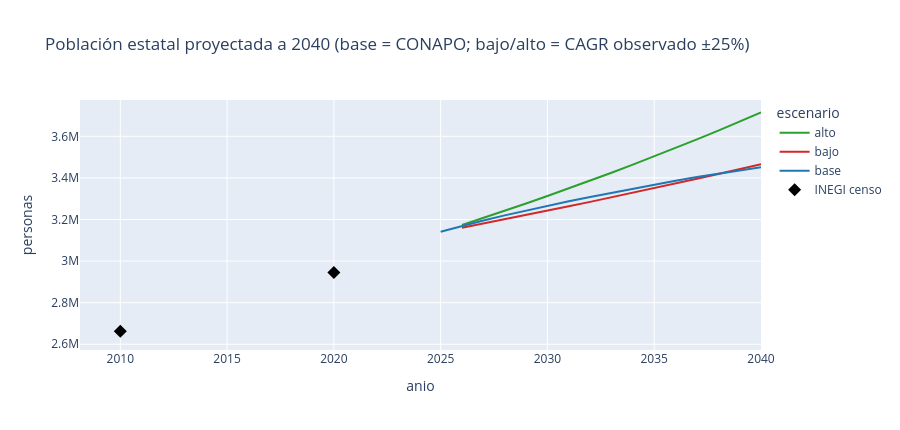

Source (notebook cell):
### Markdown cell above
## 3. Escenarios de población por municipio

- **Base**: trayectoria oficial CONAPO (ya es una proyección).
- **Bajo / alto**: último dato CONAPO "observado" (≤2025) reproyectado
  con el CAGR municipal 2015–2025 modulado por ±`DELTA`.

Esto acota la trayectoria oficial con un abanico de incertidumbre
parametrizable.

### Code cell
conapo_tot = (conapo.groupby(["mpiocve", "nom_mun", "anio"])
              .pob_total.sum().reset_index())

anio_ref = conapo_tot.anio[conapo_tot.anio <= 2025].max()   # último "observado"
hist = conapo_tot[conapo_tot.anio.between(2015, anio_ref)]
cagr_mun = (hist.groupby("mpiocve")
            .apply(lambda d: cagr(d.pob_total.iloc[0], d.pob_total.iloc[-1],
                                  d.anio.iloc[-1] - d.anio.iloc[0]),
                   include_groups=False)
            .rename("cagr_obs"))

base_mun = (conapo_tot[conapo_tot.anio >= anio_ref]
            .rename(columns={"pob_total": "pob"}).assign(escenario="base"))

ref = (conapo_tot[conapo_tot.anio == anio_ref][["mpiocve", "nom_mun", "pob_total"]]
       .merge(cagr_mun, on="mpiocve"))

anios = list(range(anio_ref + 1, HORIZONTE + 1))
alt = pd.concat([
    ref.assign(escenario=nom,
               pob=lambda x: x.pob_total * (1 + x.cagr_obs * fac) ** (a - anio_ref),
               anio=a)
    for nom, fac in [("bajo", 1 - DELTA), ("alto", 1 + DELTA)]
    for a in anios
], ignore_index=True)

esc_pob = pd.concat([base_mun[["mpiocve", "nom_mun", "anio", "pob", "escenario"]],
                     alt[["mpiocve", "nom_mun", "anio", "pob", "escenario"]]],
                    ignore_index=True)

state_esc = esc_pob.groupby(["escenario", "anio"]).pob.sum().reset_index()
fig = px.line(state_esc, x="anio", y="pob", color="escenario",
              color_discrete_map={"base": "#1f77b4", "bajo": "#d62728",
                                  "alto": "#2ca02c"},
              title=f"Población estatal proyectada a {HORIZONTE} "
                    f"(base = CONAPO; bajo/alto = CAGR observado ±{DELTA:.0%})")
fig.add_scatter(x=inegi_state.anio, y=inegi_state.pob, name="INEGI censo",
                mode="markers", marker=dict(size=10, symbol="diamond",
                                            color="black"))
fig.update_layout(height=430, yaxis_title="personas")
fig.show()

### Figure 1 — Plotly figure (JSON) as saved in the notebook; plotly's stock layout.template omitted (floating-point values rounded to 4 significant figures)
{"data": [{"hovertemplate": "escenario=alto<br>anio=%{x}<br>pob=%{y}<extra></extra>", "legendgroup": "alto", "line": {"color": "#2ca02c", "dash": "solid"}, "marker": {"symbol": "circle"}, "mode": "lines", "name": "alto", "orientation": "v", "showlegend": true, "type": "scatter", "x": [2026, 2027, 2028, 2029, 2030, 2031, 2032, 2033, 2034, 2035, 2036, 2037, 2038, 2039, 2040], "xaxis": "x", "y": [3174000.0, 3208000.0, 3242000.0, 3277000.0, 3313000.0, 3350000.0, 3387000.0, 3425000.0, 3464000.0, 3504000.0, 3544000.0, 3585000.0, 3628000.0, 3671000.0, 3715000.0], "yaxis": "y"}, {"hovertemplate": "escenario=bajo<br>anio=%{x}<br>pob=%{y}<extra></extra>", "legendgroup": "bajo", "line": {"color": "#d62728", "dash": "solid"}, "marker": {"symbol": "circle"}, "mode": "lines", "name": "bajo", "orientation": "v", "showlegend": true, "type": "scatter", "x": [2026, 2027, 2028, 2029, 2030, 2031, 2032, 2033, 2034, 2035, 2036, 2037, 2038, 2039, 2040], "xaxis": "x", "y": [3161000.0, 3181000.0, 3201000.0, 3222000.0, 3242000.0, 3263000.0, 3285000.0, 3306000.0, 3328000.0, 3350000.0, 3373000.0, 3396000.0, 3418000.0, 3442000.0, 3465000.0], "yaxis": "y"}, {"hovertemplate": "escenario=base<br>anio=%{x}<br>pob=%{y}<extra></extra>", "legendgroup": "base", "line": {"color": "#1f77b4", "dash": "solid"}, "marker": {"symbol": "circle"}, "mode": "lines", "name": "base", "orientation": "v", "showlegend": true, "type": "scatter", "x": [2025, 2026, 2027, 2028, 2029, 2030, 2031, 2032, 2033, 2034, 2035, 2036, 2037, 2038, 2039, 2040], "xaxis": "x", "y": [3141000.0, 3169000.0, 3195000.0, 3220000.0, 3244000.0, 3266000.0, 3288000.0, 3309000.0, 3329000.0, 3348000.0, 3368000.0, 3386000.0, 3404000.0, 3421000.0, 3437000.0, 3451000.0], "yaxis": "y"}, {"marker": {"color": "black", "size": 10, "symbol": "diamond"}, "mode": "markers", "name": "INEGI censo", "type": "scatter", "x": [2010, 2020], "y": [2662480, 2944840]}], "layout": {"height": 430, "legend": {"title": {"text": "escenario"}, "tracegroupgap": 0}, "title": {"text": "Población estatal proyectada a 2040 (base = CONAPO; bajo/alto = CAGR observado ±25%)"}, "xaxis": {"anchor": "y", "domain": [0.0, 1.0], "title": {"text": "anio"}}, "yaxis": {"anchor": "x", "domain": [0.0, 1.0], "title": {"text": "personas"}}}}
